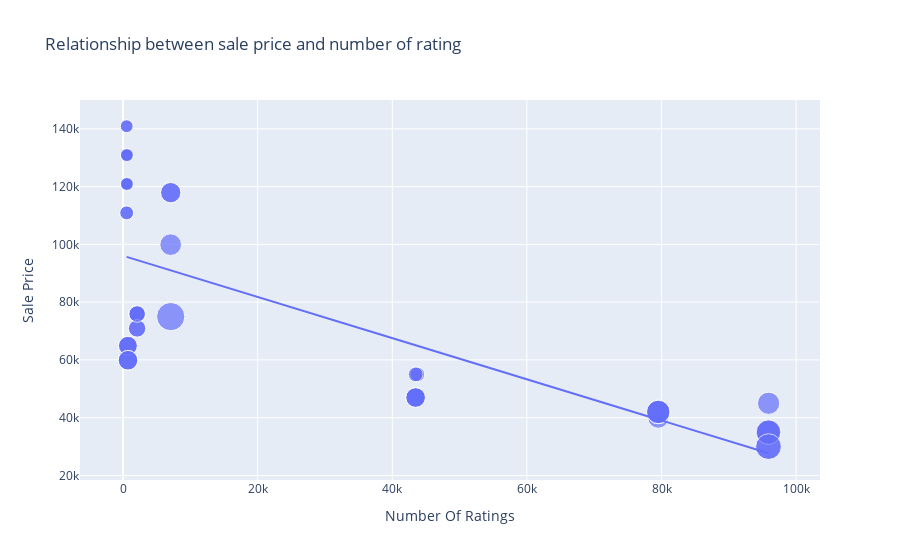

Notebook cell for this chart:
### Code cell
figure = px.scatter(data_frame = data, x = "Number Of Ratings", 
                    y = "Sale Price", size = "Discount Percentage",trendline = "ols",
                    title = "Relationship between sale price and number of rating")
figure.show()

### Figure 1 — Plotly figure (JSON) as saved in the notebook; plotly's stock layout.template omitted (floating-point values rounded to 4 significant figures)
{"data": [{"hovertemplate": "Number Of Ratings=%{x}<br>Sale Price=%{y}<br>Discount Percentage=%{marker.size}<extra></extra>", "legendgroup": "", "marker": {"color": "#636efa", "size": [0, 0, 0, 0, 0, 0, 0, 0, 0, 20, 16, 20, 20, 20, 0, 0, 0, 0, 29, 15, 0, 15, 17, 18, 6, 6, 13, 6, 14, 10, 7, 6, 6, 13, 13, 10, 10, 6, 14, 6, 10, 6, 11, 11, 10, 14, 7, 6, 6, 6, 8, 8, 24, 22, 22, 22, 8, 24, 14, 14, 14, 14], "sizemode": "area", "sizeref": 0.0725, "symbol": "circle"}, "mode": "markers", "name": "", "orientation": "v", "showlegend": false, "type": "scatter", "x": [3431, 3431, 3431, 11202, 11202, 3431, 3431, 11202, 1454, 79512, 79512, 79582, 79512, 79512, 1078, 1078, 1078, 1078, 7088, 7088, 1078, 7088, 7081, 95909, 542, 580, 740, 545, 740, 2101, 545, 580, 580, 730, 730, 2101, 2101, 580, 740, 580, 2092, 545, 2101, 2092, 2101, 740, 545, 580, 580, 580, 43707, 43707, 95807, 95909, 95807, 95909, 43470, 95909, 43470, 43470, 43470, 43470], "xaxis": "x", "y": [49900, 84900, 84900, 77000, 77000, 49900, 49900, 77000, 89900, 41999, 39999, 41999, 41999, 41999, 131900, 117100, 131900, 117100, 74999, 117900, 117100, 117900, 99900, 44999, 140900, 130900, 64900, 120900, 59900, 75900, 110900, 130900, 120900, 64900, 64900, 75900, 75900, 120900, 59900, 120900, 75900, 140900, 70900, 70900, 75900, 59900, 110900, 120900, 130900, 130900, 54999, 54999, 29999, 34999, 34999, 34999, 54999, 29999, 46999, 46999, 46999, 46999], "yaxis": "y"}, {"hovertemplate": "<b>OLS trendline</b><br>Sale Price = -0.712783 * Number Of Ratings + 96054.8<br>R<sup>2</sup>=0.492139<br><br>Number Of Ratings=%{x}<br>Sale Price=%{y} <b>(trend)</b><extra></extra>", "legendgroup": "", "marker": {"color": "#636efa", "symbol": "circle"}, "mode": "lines", "name": "", "showlegend": false, "type": "scatter", "x": [542, 545, 545, 545, 545, 580, 580, 580, 580, 580, 580, 580, 580, 730, 730, 740, 740, 740, 740, 1078, 1078, 1078, 1078, 1078, 1454, 2092, 2092, 2101, 2101, 2101, 2101, 2101, 3431, 3431, 3431, 3431, 3431, 7081, 7088, 7088, 7088, 11202, 11202, 11202, 43470, 43470, 43470, 43470, 43470, 43707, 43707, 79512, 79512, 79512, 79512, 79582, 95807, 95807, 95909, 95909, 95909, 95909], "xaxis": "x", "y": [95670.0, 95670.0, 95670.0, 95670.0, 95670.0, 95640.0, 95640.0, 95640.0, 95640.0, 95640.0, 95640.0, 95640.0, 95640.0, 95530.0, 95530.0, 95530.0, 95530.0, 95530.0, 95530.0, 95290.0, 95290.0, 95290.0, 95290.0, 95290.0, 95020.0, 94560.0, 94560.0, 94560.0, 94560.0, 94560.0, 94560.0, 94560.0, 93610.0, 93610.0, 93610.0, 93610.0, 93610.0, 91010.0, 91000.0, 91000.0, 91000.0, 88070.0, 88070.0, 88070.0, 65070.0, 65070.0, 65070.0, 65070.0, 65070.0, 64900.0, 64900.0, 39380.0, 39380.0, 39380.0, 39380.0, 39330.0, 27770.0, 27770.0, 27690.0, 27690.0, 27690.0, 27690.0], "yaxis": "y"}], "layout": {"autosize": true, "legend": {"itemsizing": "constant", "tracegroupgap": 0}, "title": {"text": "Relationship between sale price and number of rating"}, "xaxis": {"anchor": "y", "autorange": true, "domain": [0, 1], "range": [-5975.0, 103000.0], "title": {"text": "Number Of Ratings"}, "type": "linear"}, "yaxis": {"anchor": "x", "autorange": true, "domain": [0, 1], "range": [11530.0, 153700.0], "title": {"text": "Sale Price"}, "type": "linear"}}}
